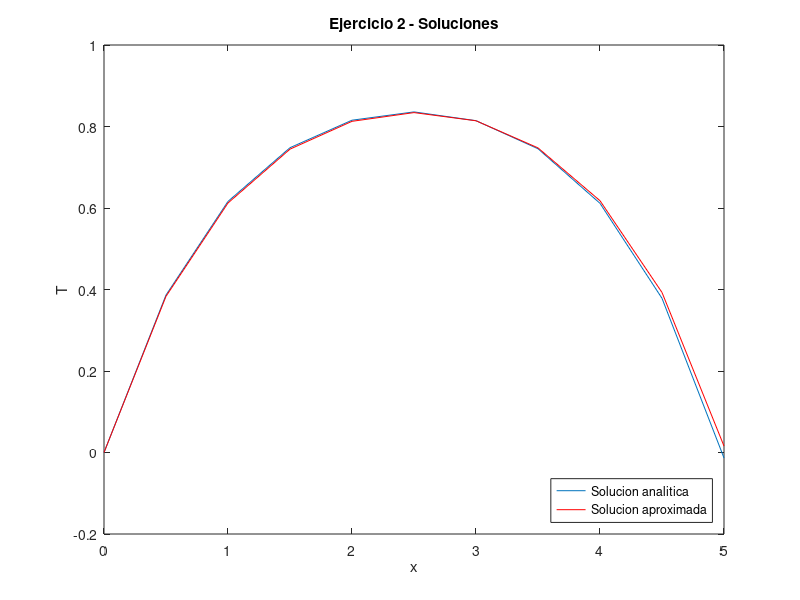

This figure's MATLAB source:
close all
clear all
clc
% ------------------------------------------------
% datos
% longitud de la malla
L=5;
% paso de la malla
dx=0.5;
% nodos de la malla
x=0:dx:L;

% factores
A=(-1-exp(-L))/(exp(L)+exp(-L));
B=(1-exp(L))/(exp(L)+exp(-L));

% solucion analitica
y=exp(x)*A+exp(-x)*B+1;

% grafica la solucion analitica
figure;
plot(x,y);
title('Ejercicio 2 - Soluciones');
xlabel('x');
ylabel('T');
% ------------------------------------------------
% valores de nodos en la frontera
Tl=0;
qr=1; % condicion neumann

% cantidad de nodos de la malla
n=length(x)-2;

% define los nodos centrales
nodo=[1 -(2+dx.^2) 1];

% define la matriz K
K=zeros(n+1,n+1);
f=zeros(n+1,1);

% arma la matriz y el vector de terminos independientes
% primer nodo
K(1,(1:2))=nodo(2:3);
f(1)=-(dx.^2+Tl);

% nodos intermedios
for k=2:n
    K(k,(k-1:k+1))=nodo;
    f(k)=-dx.^2;
end

% ultimo nodo
K(n+1,(n:n+1))=[1 -(2+dx.^2)/2];
f(n+1)=(-dx.^2+2*dx*qr)/2;

% resuelve el sistema
phi=K\f;

% agrega los nodos de la frontera
phi=[Tl; phi];

% grafica la solucion aproximada
hold on;
plot(x,phi,'r');
legend('Solucion analitica','Solucion aproximada','location','SouthEast');
% ------------------------------------------------